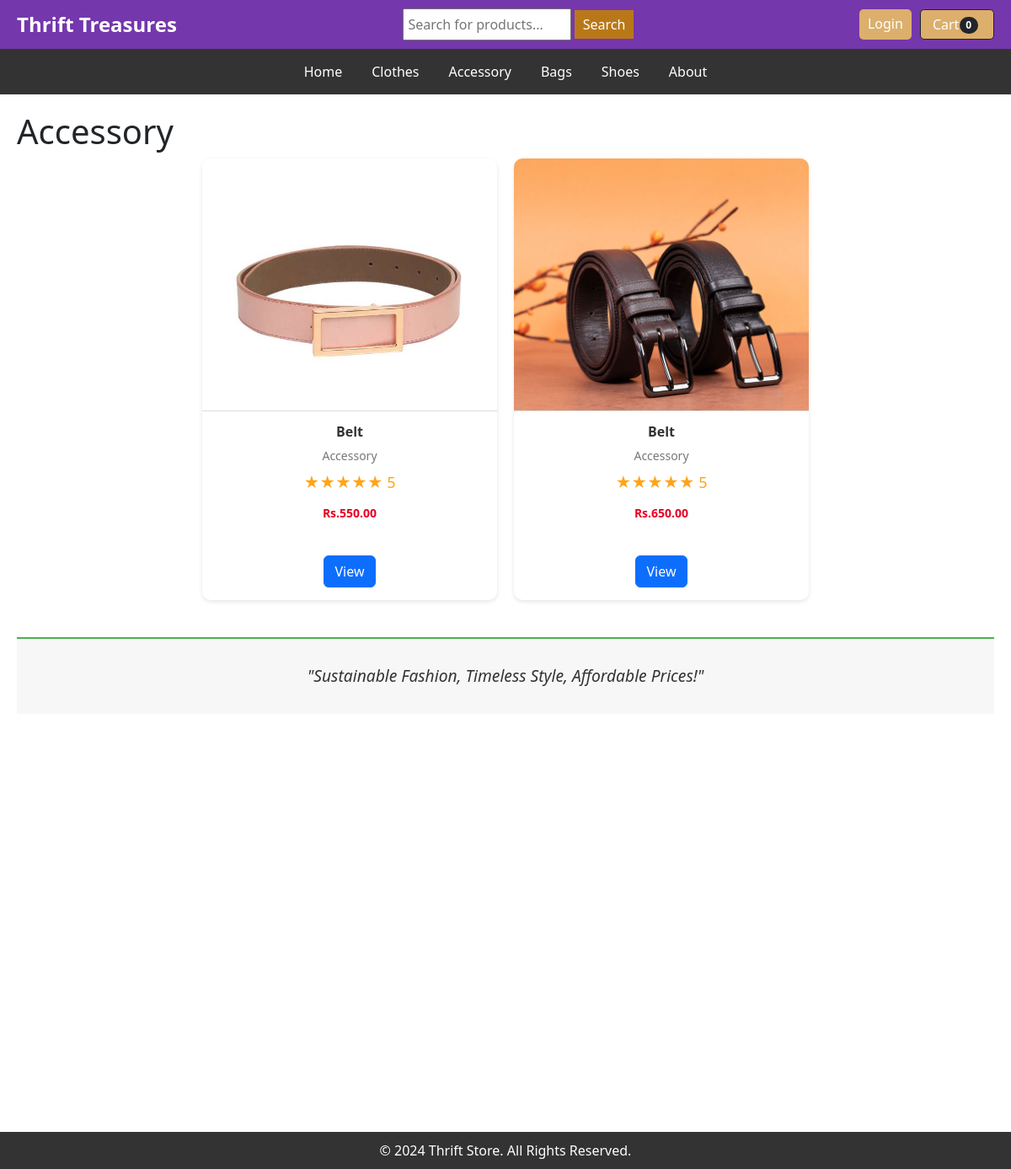
Page /category/Accessory on the earlier database version.
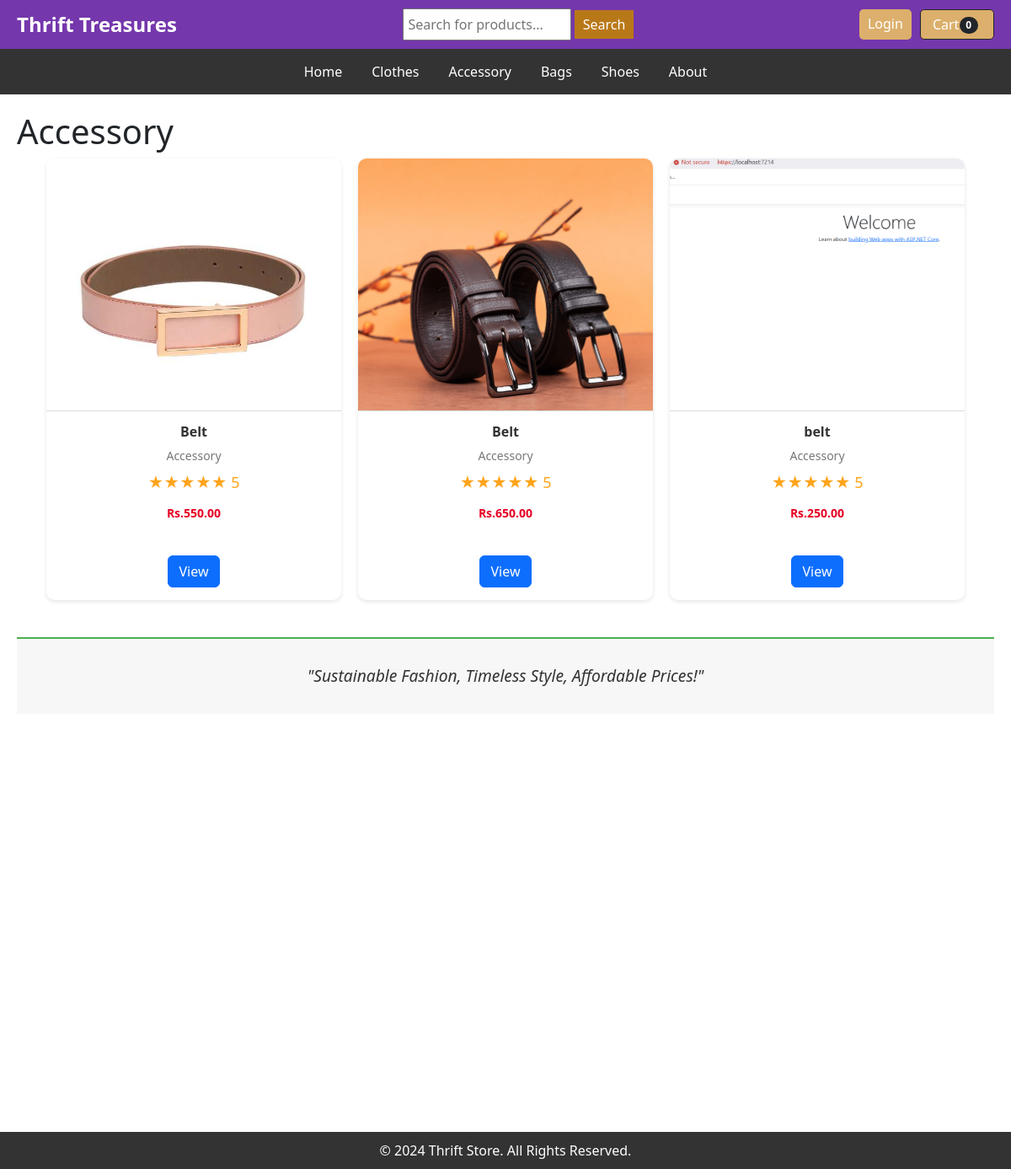
Same page on the later database version.
### app1/models.py (models this page shows, shortened)
class Category(models.Model):
    name = models.CharField(max_length=50)
    def __str__(self):
        return self.name
    class Meta:
        verbose_name_plural = 'categories'

class Product(models.Model):
    name = models.CharField(max_length=100)
    price = models.DecimalField(default=0,decimal_places=2,max_digits=6)
    category = models.ForeignKey(Category, on_delete=models.CASCADE, default=1)
    description = models.CharField(max_length=260,default='',blank=True,null=True)
    image = models.ImageField(upload_to='uploads/product/')
    is_sale = models.BooleanField(default=False)
    sale_price = models.DecimalField(default=0,decimal_places=2,max_digits=6)

### app1/views.py (the view)
# urls.py: path('category/<str:foo>', views.category, name='category'),
def category(request, foo):
    foo = foo.replace('_', ' ')
    try:
        category = Category.objects.get(name=foo)
        products = Product.objects.filter(category=category)
        return render(request, 'category.html',{'products':products, 'category':category})
    except:
        messages.success(request,("that category deoesnot exist"))
        return redirect('home')

### cart/cart.py (called while the page is built)
	def __len__(self):
		return len(self.cart)

### cart/context_processors.py (called while the page is built)
def cart(request):
    return {'cart': Cart(request)}

### app1/templates/category.html (shortened to what this page needs)
{% extends 'base.html'%}
{% block content %}
    <main>
        <h1>{{ category }}</h1>
                <div class="product-grid">
                    {% for product in products %}
                    {% if product.is_sale %}
                    <div class="product-card">
                        <img src="{{product.image.url }}" alt="Product Image">
                        <div class="product-info">
                            <h3 class="product-title">{{product.name}}</h3>
                            <p class="product-category">{{product.category}}</p>
                            <div class="product-rating">
                                ★★★★★ 5
                            </div>
                            <div class="product-pricing">
                                <strike>
                                <span class="discounted-price">Rs.{{product.price}}</span>
                                </strike>
                                &nbsp
                                <span class="discounted-price">Rs.{{product.sale_price}}</span>
                            </div>
                            &nbsp
                            <a href="{% url 'product' product.id %}" class="btn btn-primary mt-3">View</a>
                        </div>
                    </div>
                    {% else %}
            <div class="product-card">
                <img src="{{product.image.url }}" alt="Product Image">
                <div class="product-info">
                    <h3 class="product-title">{{product.name}}</h3>
                    <p class="product-category">{{product.category}}</p>
                    <div class="product-rating">
                        ★★★★★ 5
                    </div>
                    <div class="product-pricing">
                        <span class="discounted-price">Rs.{{product.price}}</span>
                    </div>
                    <a href="{% url 'product' product.id %}" class="btn btn-primary mt-3">View</a>
                </div>
            </div>
            {% endif %}
            {% endfor %}
        </div><br>
        <div class="slogan-bar">
            "Sustainable Fashion, Timeless Style, Affordable Prices!"
        </div>
    </main>
</body>
</html>
{% endblock %}

### app1/templates/base.html (shortened to what this page needs)
{% load static %}
<!DOCTYPE html>
<html lang="en">
<head>
    <link href="{% static 'css/style.css' %}" rel="stylesheet"/>
    <link href="https://cdn.jsdelivr.net/npm/bootstrap@5.3.3/dist/css/bootstrap.min.css" rel="stylesheet">
</head>
<body>
    <div class="top-navbar">
        <div class="logo">
            <a href="{% url 'home' %}">Thrift Treasures</a>
        </div>
        <div class="search-bar">
            <form method="POST" action="{% url 'search' %}">
                <input type="text" placeholder="Search for products..." name="searched">
                <button type="submit">Search</button>
            </form>
        </div>
    <div class="auth-options">
            <a href="{% url 'login' %}">Login</a>
            <a href="{% url 'cart_summary' %}" class="btn btn-outline-dark">Cart
                <span class="badge bg-dark text-white ms-1 rounded-pill" id="cart_quantity">{{ cart|length }}
            </span></a>
        </div>
    </div>
    {% include 'navbar.html' %}
    {% block content %}
    {% endblock %}
    <footer>
        &copy; 2024 Thrift Store. All Rights Reserved.
    </footer>
</body>
</html>

### app1/templates/navbar.html
<nav class="main-navbar">
    <a href="{% url 'home'%}">Home</a>
    <a href="{% url 'category' 'Clothes'%}">Clothes</a>
    <a href="{% url 'category' 'Accessory' %}">Accessory</a>
    <a href="{% url 'category' 'Bags' %}">Bags</a>
    <a href="{% url 'category' 'Shoes' %}">Shoes</a>
    <a href="{% url 'about' %}">About</a>
</nav>

### static/css/style.css (style rules this page uses)
body { font-family: Arial, sans-serif; margin: 0; padding: 0; box-sizing: border-box; }
.top-navbar { background-color: #7537ac; padding: 10px 20px; display: flex; justify-content: space-between; align-items: center; color: white; }
.top-navbar .logo { font-size: 1.5em; font-weight: bold; }
.top-navbar .search-bar { display: flex; align-items: center; gap: 10px; }
.top-navbar .search-bar input[type="text"] { padding: 5px; font-size: 16px; width: 200px; }
.top-navbar .search-bar button { background-color:#b97818; color: white; border: none; padding: 5px 10px; cursor: pointer; transition: background-color 0.3s; }
.top-navbar .auth-options { display: flex; gap: 10px; }
.top-navbar .auth-options a { color: white; text-decoration: none; padding: 5px 10px; background-color:#dcaf6c; border-radius: 5px; transition: background-color 0.3s; }
.main-navbar { background-color: #333; padding: 10px 20px; display: flex; justify-content: center; gap: 15px; }
.main-navbar a { color: white; text-decoration: none; padding: 5px 10px; transition: background-color 0.3s; }
main { padding: 20px; }
.slogan-bar { background-color: #f7f7f7; color: #333; text-align: center; padding: 30px 20px; font-size: 1.2em; font-style: italic; margin-top: 20px; border-top: 2px solid #4CAF50; }
.product-grid { display: flex; flex-wrap: wrap; grid-template-columns: repeat(auto-fit, minmax(250px, 1fr)); gap: 20px; justify-content: center; }
.product-card { background-color: #fff; border-radius: 10px; box-shadow: 0 2px 5px rgba(0, 0, 0, 0.1); width: 350px; overflow: hidden; transition: transform 0.2s; position: relative; }
.product-card img { width: 100%; height: 300px; object-fit: cover; border-bottom: 1px solid #ddd; }
.product-info { padding: 15px; display: flex; flex-direction: column; align-items: center; }
.product-title { font-size: 16px; font-weight: bold; color: #333; margin-bottom: 8px; }
.product-category { font-size: 14px; color: #777; margin-bottom: 8px; }
.product-rating { font-size: 18px; color: #ffa41b; margin-bottom: 12px; display: flex; align-items: center; gap: 5px; }
.product-pricing { font-size: 14px; }
.discounted-price { color: #e60023; font-weight: bold; }
footer { background-color: #333; color: white; text-align: center; padding: 10px; margin-top: 20px; }
.badge { position: absolute; top: 0.5rem; right: 0.5rem; background-color: red; color: white; padding: 0.3rem 0.6rem; font-size: 0.8rem; font-weight: bold; border-radius: 0.5rem; z-index: 10; text-transform: uppercase; }
button { background-color: #45a049; color: white; border: none; padding: 10px 15px; cursor: pointer; transition: background-color 0.3s; }

### app1/templates/base.html (style rules this page uses)
.logo a { text-decoration: none; font-size: 24px; font-weight: bold; color: white; }

Differences in the rows shown:
added Product: image (picture), name "belt", category "Accessory", price "250.00"
